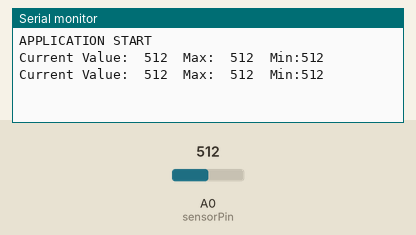
This sketch was run on a simulated Arduino Uno, built with avr-gcc and run on an emulated ATmega328P. Shown: the last lines printed to the serial monitor. Inputs (shaded band) come from the test bench; at power-on: A0 (sensorPin) = 512.

Above: at 1.8 s.
1.9 s: A0 (sensorPin) set to 716
At 2.6 s:
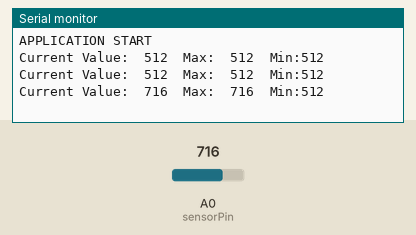
3.4 s: A0 (sensorPin) set to 900
At 4.8 s:
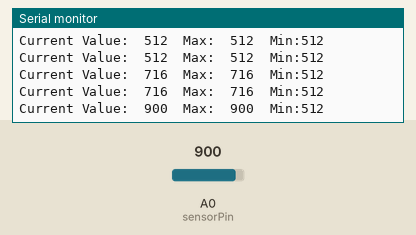
Timing chart, 0 to 6.4 s (numbered marks = the images above; inputs shaded):
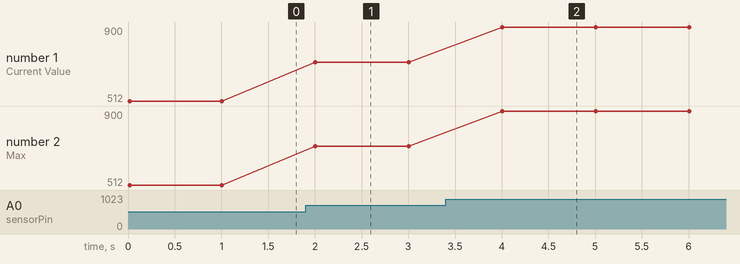

Measured:
- after the input at 1.9 s, the serial monitor: prints a new line after 0.10 s (image 1)
- after the input at 3.4 s, the serial monitor: prints a new line after 0.60 s (image 2)
- plotted number 1: 512 → 716 after the input at 1.9 s, 716 → 900 after the input at 3.4 s
- plotted number 2: 512 → 716 after the input at 1.9 s, 716 → 900 after the input at 3.4 s

The sketch:

MicrophoneExample.ino
```cpp
//Program that reads from arduino microphone every second and tracks highest value

const int sensorPin = A0; // select the input pin for the potentiometer

int sensorValue = 0; // variable to store the value coming from the sensor
int max=0;
int min=1023;

void setup()
{
  Serial.begin(9600);
  Serial.println("APPLICATION START");

}

void loop()
{
  sensorValue = analogRead (sensorPin);
  if (sensorValue>max)
    {
        max=sensorValue;
    }
    if (sensorValue<min)
    {
        min=sensorValue;
    }
  Serial.print("Current Value:\t");
  Serial.print(sensorValue, DEC);
  Serial.print("\tMax:\t");
  Serial.print(max);
  Serial.print("\tMin:");
  Serial.println(min);

  delay(1000);
}
```
